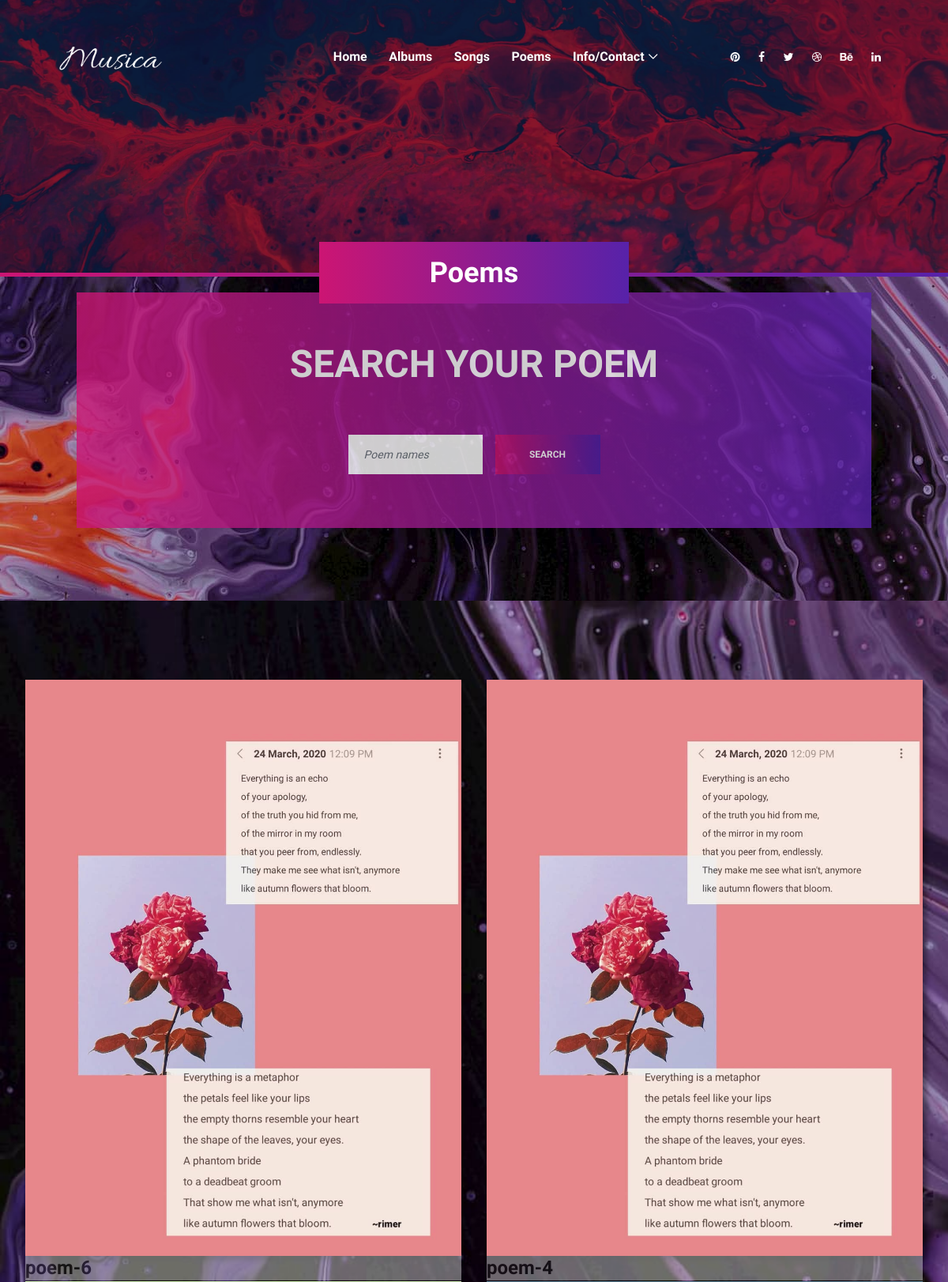
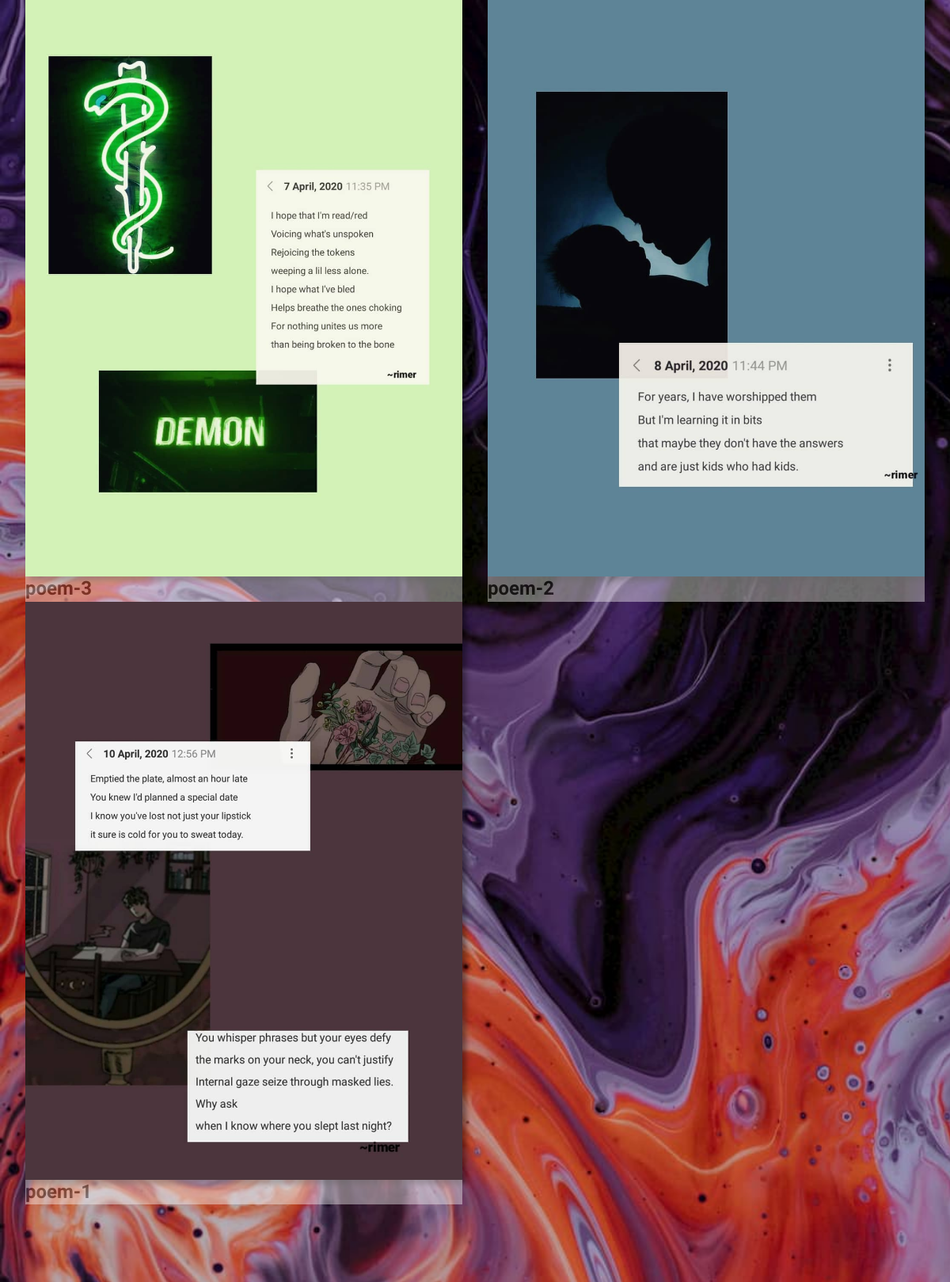
Page /poems (upper part) on the committed database (2 pictures, top to bottom).
### rimerwebsite/models.py (models this page shows, shortened)
class Poem(models.Model):
    sno = models.AutoField(primary_key=True)
    title = models.CharField(max_length=300)
    content =  models.TextField(blank=True)
    author = models.TextField()
    timeStamp = models.DateTimeField()
    image = models.ImageField(upload_to='poem', default="")

### rimerwebsite/views.py (the view)
# urls.py: path('poems', views.poems, name="poems"),
def poems(request):
    poems = Poem.objects.all().order_by('-timeStamp')
    context={"poems":poems}
    return render(request, 'poems.html',context)

### templates/poems.html (shortened to what this page needs)
{% load static %}
<!DOCTYPE html>
<html lang="en">
<head>
    <link rel="stylesheet" href="{% static 'style.css' %}">
</head>
<body>
    <header class="header-area">
        <div class="musica-main-menu">
            <div class="classy-nav-container breakpoint-off">
                <div class="container-fluid">
                    <nav class="classy-navbar justify-content-between" id="musicaNav">
                        <a href="/" class="nav-brand"><img src="{% static 'img/core-img/logo.png' %}" alt=""></a>
                        <div class="classy-menu">
                            <div class="classynav">
                                <ul>
                                    <li><a href="/">Home</a></li>
                                    <li><a href="albums">Albums</a></li>
                                    <li><a href="songs">Songs</a></li>
                                    <li><a href="poems">Poems</a></li>
                                    <li><a href="#">Info/Contact</a>
                                    </li>
                                </ul>
                                <div class="top-social-info">
                                    <a href="#"><i class="fa fa-pinterest" aria-hidden="true"></i></a>
                                    <a href="#"><i class="fa fa-facebook" aria-hidden="true"></i></a>
                                    <a href="#"><i class="fa fa-twitter" aria-hidden="true"></i></a>
                                    <a href="#"><i class="fa fa-dribbble" aria-hidden="true"></i></a>
                                    <a href="#"><i class="fa fa-behance" aria-hidden="true"></i></a>
                                    <a href="#"><i class="fa fa-linkedin" aria-hidden="true"></i></a>
                                </div>
                            </div>
                        </div>
                    </nav>
                </div>
            </div>
        </div>
    </header>
    <div class="breadcumb-area bg-img bg-overlay2" style="background-image: url({% static 'img/bg-img/bg-poems.jpg' %});">
        <div class="bradcumbContent">
            <h2>Poems</h2>
        </div>
    </div>
    <div class="bg-gradients"></div>
     <div class="search-your-shows-area section-padding-100 bg-img" style="background-image: url({% static 'img/bg-img/bg-pic-dark.jpg' %}); height: 410px;">
        <div class="container-fluid">
            <div class="row">
                <div class="col-12">
                    <div class="search-your-shows-content" style="margin-top: -80px;">
                        <h2>Search Your Poem</h2>
                        <div class="search-form">
                            <form action="search_poems" method="get" class="form-inline justify-content-center">
                                <div class="form-group m-2">
                                    <input type="text" class="form-control" id="query" name="query" placeholder="Poem names">
                                </div>
                                <button type="submit" class="btn musica-btn m-2">Search</button>
                            </form>
                        </div>
                    </div>
                </div>
            </div>
        </div>
    </div>
    <div class="blog-area mt-0 section-padding-100" style="background-image: url({% static 'img/bg-img/bg-pic-dark.jpg' %}); background-size:cover;" >
        <div class="container1">
            <div class="gallery">
                {% for poem in poems %}
                <div class="gallery-item">
                    <img class="gallery-image" src="/media/{{poem.image}}">
                        <div style="background: #fff; opacity:0.4 ;">
                            <h4>{{poem.title}}</h4>
                        </div>
                </div>
                {% endfor %}
            </div>
        </div>
    </div>
</body>
</html>

### static/style.css (style rules this page uses)
* { margin: 0; padding: 0; }
body { font-family: "Raleway", sans-serif; font-size: 14px; }
h1, h2, h3, h4, h5, h6 { font-family: "Raleway", sans-serif; color: #262626; line-height: 1.3; font-weight: 700; }
a, a:hover, a:focus { -webkit-transition-duration: 500ms; transition-duration: 500ms; text-decoration: none; outline: 0 solid transparent; color: #141414; font-weight: 600; font-size: 14px; font-family: "Raleway", sans-serif; }
ul, ol { margin: 0; }
ul li, ol li { list-style: none; }
img { height: auto; max-width: 100%; }
.section-padding-100 { padding-top: 100px; padding-bottom: 100px; }
.bg-img { background-position: center center; background-size: cover; background-repeat: no-repeat; }
.bg-overlay2 { position: relative; z-index: 2; background-position: center center; background-size: cover; }
.bg-overlay2::after { background-color: rgba(21, 4, 48, 0.5); position: absolute; z-index: -1; top: 0; left: 0; width: 100%; height: 100%; content: ""; }
.bg-gradients { position: relative; z-index: 1; width: 100%; height: 5px; background: #cc1573; background: -webkit-linear-gradient(to right, #cc1573, #5722a9); background: linear-gradient(to right, #cc1573, #5722a9); }
.musica-btn { background: #cc1573; background: -webkit-linear-gradient(to right, #cc1573, #5722a9); background: linear-gradient(to right, #cc1573, #5722a9); -webkit-transition-duration: 500ms; transition-duration: 500ms; position: relative; z-index: 1; display: inline-block; min-width: 133px; height: 42px; color: #ffffff; border: none; border-radius: 0; padding: 0 20px; font-size: 12px; line-height: 42px; font-weight: 700; text-transform: uppercase; }
.header-area { position: absolute; z-index: 100; width: 100%; top: 30px; left: 0; z-index: 1000; }
.header-area .musica-main-menu { position: relative; width: 100%; height: 85px; background-color: transparent; padding: 0 5%; }
.header-area .musica-main-menu .classy-nav-container { background-color: transparent; }
.header-area .musica-main-menu .classy-navbar { background-color: transparent; height: 85px; padding: 0; }
.header-area .musica-main-menu .classy-navbar .classynav ul li a { font-weight: 600; text-transform: capitalize; color: #ffffff; font-size: 16px; }
.header-area .musica-main-menu .classy-navbar .classynav ul li.megamenu-item > a::after, .header-area .musica-main-menu .classy-navbar .classynav ul li.has-down > a::after { color: #ffffff; }
.header-area .musica-main-menu .top-social-info { margin-left: 70px; }
.header-area .musica-main-menu .top-social-info a { display: inline-block; color: #ffffff; padding: 0 10px; font-size: 14px; }
.classy-navbar .nav-brand { max-width: 130px; }
.search-your-shows-area { position: relative; z-index: 1; width: 100%; }
.search-your-shows-content { position: relative; z-index: 1; margin: 200px 7% 250px 7%; padding: 60px 30px; background: #cc1573; background: -webkit-linear-gradient(to right, #cc1573, #5722a9); background: linear-gradient(to right, #cc1573, #5722a9); opacity: 0.8; }
.search-your-shows-content h2 { font-size: 48px; color: #ffffff; font-weight: 900; text-transform: uppercase; text-align: center; margin-bottom: 50px; }
.search-your-shows-content .search-form .form-control { padding: 0 20px; height: 50px; background-color: #ffffff; border-radius: 0; font-size: 14px; font-style: italic; border: none; width: 170px; }
.search-your-shows-content .search-form .musica-btn { height: 50px; }
.breadcumb-area { position: relative; z-index: 10; width: 100%; height: 345px; }
.breadcumb-area .bradcumbContent { position: absolute; width: 392px; height: 78px; bottom: -39px; left: 50%; margin-left: -196px; z-index: 100; background: #cc1573; background: -webkit-linear-gradient(to right, #cc1573, #5722a9); background: linear-gradient(to right, #cc1573, #5722a9); text-align: center; }
.breadcumb-area .bradcumbContent h2 { font-size: 36px; color: #ffffff; margin-bottom: 0; line-height: 78px; font-weight: 900; }

### templates/poems.html (style rules this page uses)
*, *::before, *::after { box-sizing: border-box; }
body { min-height: 100vh; background-color: #fafafa; }
.container1 { max-width: 100rem; margin: 0 auto; padding: 0 2rem 2rem; }
.gallery { display: flex; flex-wrap: wrap; }
.gallery-item { flex: 1 0 24rem; margin: 0rem; box-shadow: 0.3rem 0.4rem 0.4rem rgba(0, 0, 0, 0.4); max-width: 83vw; }
.gallery-image { display: block; width: 100%; height: 100%; object-fit: cover; transition: transform 400ms ease-out; }

### rows in the picture
Poem: image (picture), title "poem-6"
Poem: image (picture), title "poem-4"
Poem: image (picture), title "poem-3"
Poem: image (picture), title "poem-2"
Poem: image (picture), title "poem-1"
